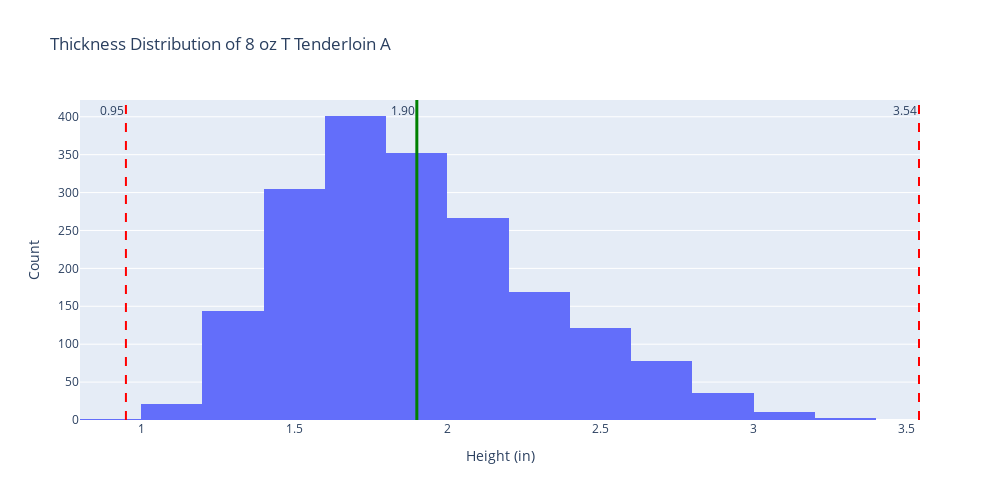

Notebook cell for this chart:
### Code cell
#THICKNESS (NOTE-- min thick needs to be removed at cleaning stage)
#TEST product: "8 oz T Tenderloin A"
# Specify the product name
product_name = "8 oz T Tenderloin A"

# Specify the file path
file_path = '../data/cleaned/generic_butcher_cleaned.csv'

# Read the CSV file into a DataFrame
df = pd.read_csv(file_path)

file_path2 = '../data/cleaned/generic_butcher_spec_cleaned.csv'

# Read the CSV file into a DataFrame
df2 = pd.read_csv(file_path2)

# Copy data to preserve original dataset
product_data = df.loc[df["product_name"] == product_name]
product = product_data.copy()

# Determine bin min and max in a readable format
min_ht = np.min(product['measured_height'])
max_ht = np.max(product['measured_height'])
binmin_ht = np.floor(min_ht)-1
binmax_ht = np.ceil(max_ht)+1

# Determine spec goal posts
height_min_spec = df2.loc[df2['product_name'] == product_name, 'height_min'].iloc[0]
height_max_spec = df2.loc[df2['product_name'] == product_name, 'height_max'].iloc[0]

# Calculate average height
height_avg = np.mean(product['measured_height'])

# Created bins based on the 0.1 inch increments
num_bins_ht = int((binmax_ht - binmin_ht) * 1/.1)

# Pulls measured height data for the x value of the histogram
product_heights = product['measured_height']

# Create the histogram using Plotly Express
fig = px.histogram(product, x='measured_height', nbins=num_bins, title=f"Thickness Distribution of {product_name}")

# Add vertical lines for average, min spec, and max spec using add_vline
fig.add_vline(x=height_avg, line=dict(color="green", width=3), annotation_text=f"{height_avg:.2f}", annotation_position="top left")
fig.add_vline(x=height_min_spec, line=dict(color="red", width=2, dash='dash'), annotation_text=f"{height_min_spec:.2f}", annotation_position="top left")
fig.add_vline(x=height_max_spec, line=dict(color="red", width=2, dash='dash'), annotation_text=f"{height_max_spec:.2f}", annotation_position="top left")

# Update xaxis and yaxis labels
fig.update_layout(
    width=1000,
    height=500,
    xaxis_title='Height (in)',
    yaxis_title='Count',
    showlegend=False
)

# Show the plot
fig.show()

### Figure 1 — Plotly figure (JSON) as saved in the notebook; plotly's stock layout.template omitted (floating-point values rounded to 4 significant figures; data arrays with more than 128 entries replaced by an {"elided": "..."} marker saying what was removed)
{"data": [{"alignmentgroup": "True", "bingroup": "x", "hovertemplate": "measured_height=%{x}<br>count=%{y}<extra></extra>", "legendgroup": "", "marker": {"color": "#636efa", "pattern": {"shape": ""}}, "name": "", "nbinsx": 20, "offsetgroup": "", "orientation": "v", "showlegend": false, "type": "histogram", "x": {"elided": "1908 float values"}, "xaxis": "x", "yaxis": "y"}], "layout": {"annotations": [{"showarrow": false, "text": "1.90", "x": 1.9, "xanchor": "right", "xref": "x", "y": 1, "yanchor": "top", "yref": "y domain"}, {"showarrow": false, "text": "0.95", "x": 0.95, "xanchor": "right", "xref": "x", "y": 1, "yanchor": "top", "yref": "y domain"}, {"showarrow": false, "text": "3.54", "x": 3.54, "xanchor": "right", "xref": "x", "y": 1, "yanchor": "top", "yref": "y domain"}], "barmode": "relative", "height": 500, "legend": {"tracegroupgap": 0}, "shapes": [{"line": {"color": "green", "width": 3}, "type": "line", "x0": 1.9, "x1": 1.9, "xref": "x", "y0": 0, "y1": 1, "yref": "y domain"}, {"line": {"color": "red", "dash": "dash", "width": 2}, "type": "line", "x0": 0.95, "x1": 0.95, "xref": "x", "y0": 0, "y1": 1, "yref": "y domain"}, {"line": {"color": "red", "dash": "dash", "width": 2}, "type": "line", "x0": 3.54, "x1": 3.54, "xref": "x", "y0": 0, "y1": 1, "yref": "y domain"}], "showlegend": false, "title": {"text": "Thickness Distribution of 8 oz T Tenderloin A"}, "width": 1000, "xaxis": {"anchor": "y", "autorange": true, "domain": [0, 1], "range": [0.8, 3.543], "title": {"text": "Height (in)"}, "type": "linear"}, "yaxis": {"anchor": "x", "autorange": true, "domain": [0, 1], "range": [0, 422.1], "title": {"text": "Count"}}}}
